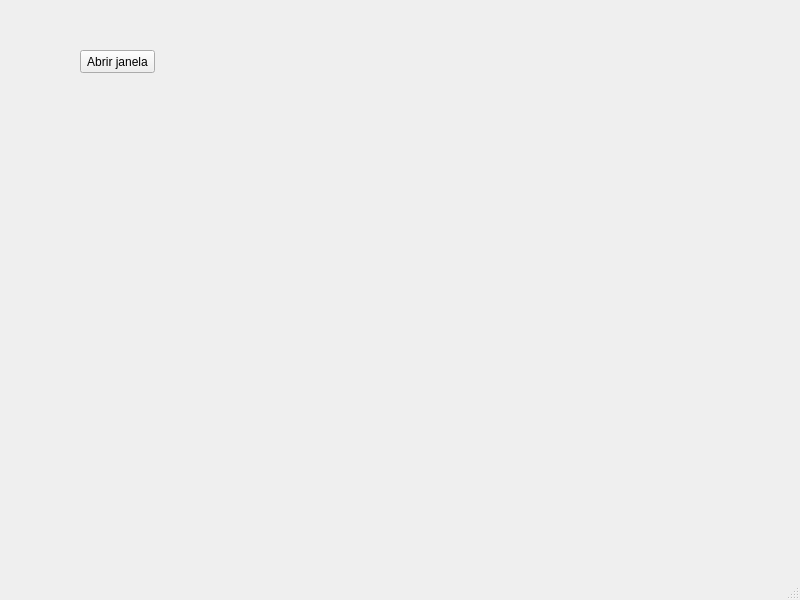
<?xml version="1.0" encoding="UTF-8"?>
<ui version="4.0">
 <class>MainWindow</class>
 <widget class="QMainWindow" name="MainWindow">
  <property name="geometry">
   <rect>
    <x>0</x>
    <y>0</y>
    <width>800</width>
    <height>600</height>
   </rect>
  </property>
  <property name="windowTitle">
   <string>MainWindow</string>
  </property>
  <widget class="QWidget" name="centralwidget">
   <widget class="QPushButton" name="pushButton">
    <property name="geometry">
     <rect>
      <x>80</x>
      <y>50</y>
      <width>75</width>
      <height>23</height>
     </rect>
    </property>
    <property name="text">
     <string>Abrir janela</string>
    </property>
   </widget>
  </widget>
  <widget class="QMenuBar" name="menubar">
   <property name="geometry">
    <rect>
     <x>0</x>
     <y>0</y>
     <width>800</width>
     <height>21</height>
    </rect>
   </property>
  </widget>
  <widget class="QStatusBar" name="statusbar"/>
 </widget>
 <resources/>
 <connections/>
</ui>
